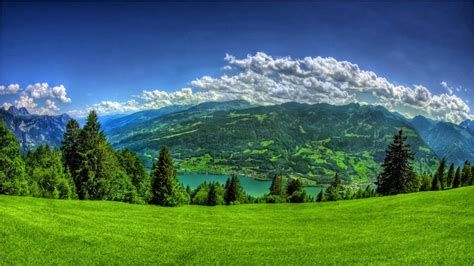
#> input picture Pengolahan Citra Dasar/Gambar.jpg, 474 x 266 px, found by its file name
$ python 6.MorfologiErosi.py
#> lines starting #> are read from the running program, lines starting #| are printed output that depends on the picture; after the words box and inside, x2 and y2 are one past the last pixel; in counts of white or black regions, pixels touching at a corner belong together
import cv2 as cv
import numpy as np

citra = cv.imread("D:/ideapadGAMING/Download/Gambar.jpg")
#> citra is the input picture: shape (266, 474, 3); mean B, G, R 92.2, 112.5, 72.6

gray = cv.cvtColor(citra, cv.COLOR_BGR2GRAY)
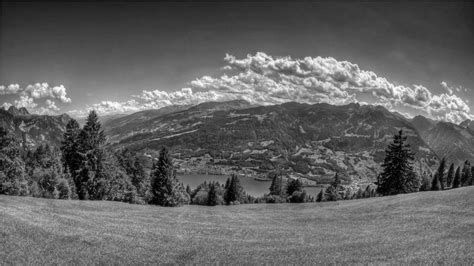
#> gray: shape (266, 474); min 0, max 254, mean 98.2

ret, thresh = cv.threshold(gray, 127, 255, cv.THRESH_BINARY)
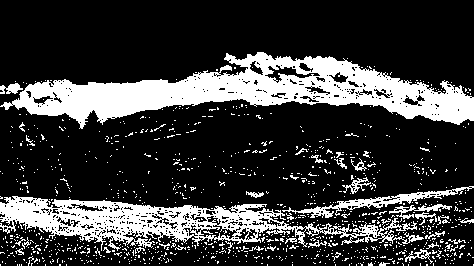
#> thresh: shape (266, 474); 23% white; 1017 white regions (979 under 20 px), largest, box (x1, y1, x2, y2) and area: (0, 52, 474, 129) 14904, (0, 196, 424, 251) 8488, (282, 186, 474, 218) 1102

kernel = np.ones((5, 5), np.uint8)

erosi = cv.erode(thresh, kernel, iterations = 1)
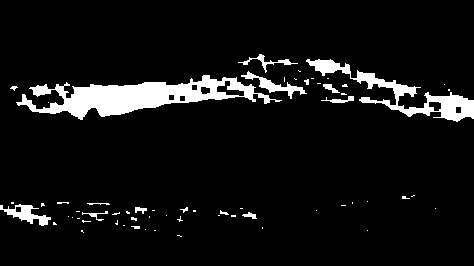
#> erosi: shape (266, 474); 7% white; 62 white regions (46 under 20 px), largest, box (x1, y1, x2, y2) and area: (16, 75, 282, 120) 4770, (306, 59, 474, 122) 2285, (0, 204, 51, 226) 446


cv.imshow('Citra Asli', citra)
cv.imshow('Citra Grayscale', gray)
cv.imshow('Citra Biner', thresh)
cv.imshow('Citra Erosi', erosi)

cv.waitKey(0)
cv.destroyAllWindows()
